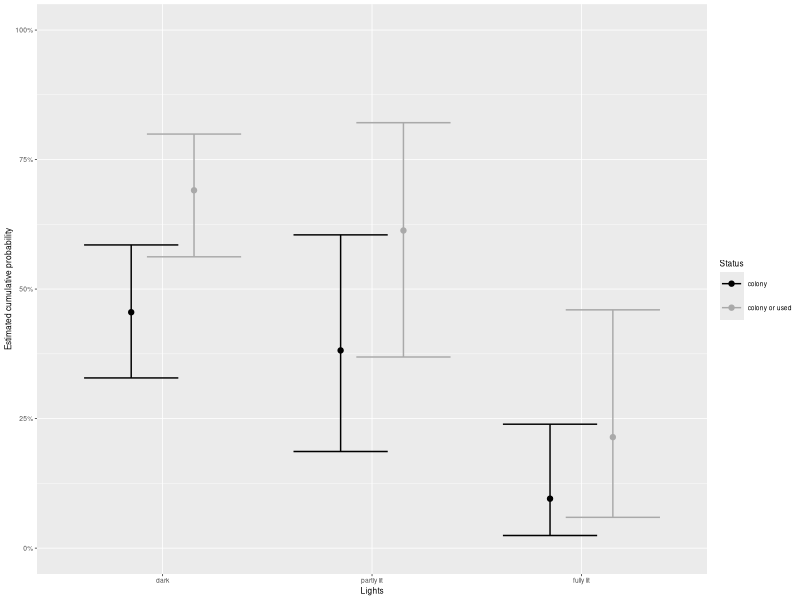
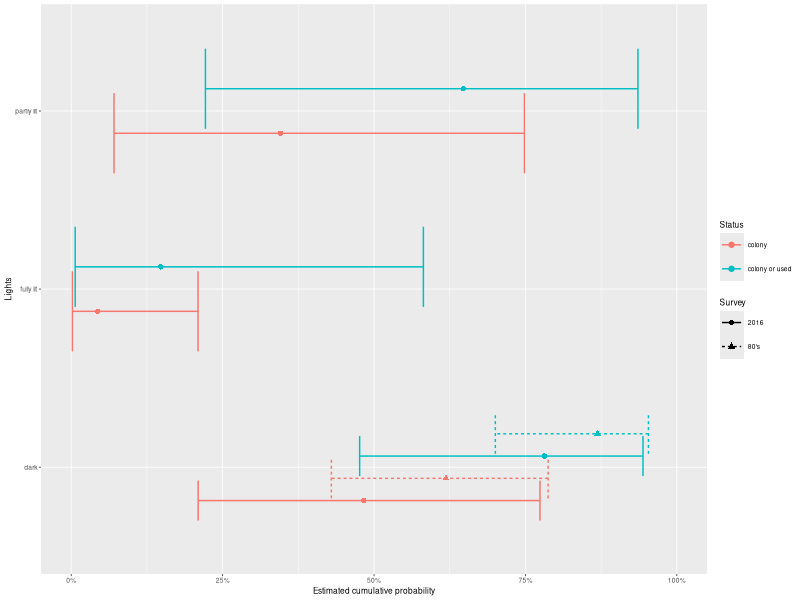

Recreate these plots in R, in order. (Note: this script raises an error after producing the figures.)
## ---- chunk 1
library(knitr)
opts_chunk$set(
  cache = TRUE,
  autodep = TRUE,
  fig.width = 4,
  fig.height = 2,
  echo = FALSE,
  message = FALSE
)
library(tidyverse)
library(ordinal)
library(scales)
theme_set(theme_grey(base_size = 6))
## ---- chunk 2
status <- read_csv("../../data/status.csv") %>%
  mutate(
    Church = factor(Church),
    Lights = factor(
      Lights,
      levels = c("not", "half", "full"),
      labels = c("dark", "partly lit", "fully lit")
    ),
    Survey = factor(
      Survey,
      levels = c("80's", "2016")
    ),
    Status = factor(
      Status,
      levels = c("colony", "used", "no bats"),
      ordered = TRUE
    )
  ) %>%
  add_count(Church)
## ---- chunk 3
contrasts <- function(model, contrast, n = 1000){
  cf <- summary(model)$coef
  params <- rnorm(
    n * nrow(cf), 
    mean = cf[, "Estimate"], 
    sd = cf[, "Std. Error"]
  ) %>%
    matrix(nrow = nrow(cf))
  contrast %*% params
}
## ---- chunk 4
current_cont <- status %>%
  filter(Survey == "2016")
current_p <- fisher.test(current_cont$Status, current_cont$Lights)$p.value %>%
  round(4)
## ---- chunk 5
crosstab <- current_cont %>%
  transmute(
    Lights = as.character(Lights),
    Status = as.character(Status)
  ) %>%
  count(Lights, Status)
crosstab %>%
  group_by(Lights) %>%
  summarise(
    Status = "total",
    n = sum(n)
  ) %>%
  bind_rows(
    crosstab %>%
      group_by(Status) %>%
      summarise(
        Lights = "total",
        n = sum(n)
      ),
    crosstab %>%
      summarise(
        Status = "total",
        Lights = "total",
        n = sum(n)
      ),
    crosstab
  ) %>%
  mutate(
    Status = factor(
      Status, 
      levels = c("no bats", "used", "colony", "total")
    ),
    Lights = factor(
      Lights, 
      levels = c("dark", "partly lit", "fully lit", "total")
    )
  ) %>%
  spread(Status, n) %>%
  kable(caption = "Contingency table for the 2016 survey")
## ---- chunk 6
current_model <- clm(Status ~ Lights, data = status, subset = Survey == "2016")
current_lrt <- drop1(current_model, test = "Chisq")
current_lrt <- sprintf(
  "$\\chi^2_%i$=%.4g, p = %.2g", 
  current_lrt[2, "Df"], 
  current_lrt[2, "LRT"], 
  current_lrt[2, "Pr(>Chi)"]
)
## ---- chunk 7
current_or <- confint(current_model) %>%
  cbind(mean = coef(current_model)[3:4]) %>%
  exp() %>%
  as.data.frame() %>%
  select(mean = 3, lcl = 1, ucl = 2) %>%
  mutate(
    print = sprintf("$%.2f (%.2f; %.2f)$", mean, lcl, ucl)
  )
current_model %>%
  summary() %>%
  coef() %>%
  kable(
    digits = c(3, 3, 2, 4),
    caption = "Coefficients of the cumulative logit model for the 2016 survey."
  )
## ---- chunk 8
cumulative_logit <- contrasts(
  current_model, 
  contrast =  rbind(
    "colony:dark" = c(1, 0, 0, 0),
    "colony:partly lit" = c(1, 0, -1, 0),
    "colony:fully lit" = c(1, 0, 0, -1),
    "colony or used:dark" = c(0, 1, 0, 0),
    "colony or used:partly lit" = c(0, 1, -1, 0),
    "colony or used:fully lit" = c(0, 1, 0, -1)
  )
)
cumulative_prediction <- cumulative_logit %>%
  plogis() %>%
  apply(
    1, 
    function(x){
      c(
        Mean = mean(x), 
        LCL = quantile(x, 0.025) %>%
          unname(), 
        UCL = quantile(x, 0.975) %>%
          unname()
      )
    }
  ) %>%
  t() %>%
  as.data.frame() %>%
  rownames_to_column("Contrast") %>%
  extract(Contrast, c("Status", "Lights"), "(.*):(.*)") %>%
  mutate(Lights = factor(Lights, levels = levels(status$Lights)))
## ---- chunk 9
ggplot(
  cumulative_prediction, 
  aes(
    x = Lights, 
    y = Mean, ymin = LCL, ymax = UCL, 
    colour = Status
  )
) +
  geom_errorbar(position = position_dodge(width = 0.6)) +
  geom_point(position = position_dodge(width = 0.6)) +
  scale_y_continuous(
    "Estimated cumulative probability",
    labels = percent, 
    limits = 0:1
  ) +
  scale_color_manual(
    values = c("colony" = "black", "colony or used" = "darkgrey")
  )
## ---- chunk 10
status_model <- clmm(Status ~ Survey + Lights + (1|Church), data = status)
drop1(status_model, test = "Chisq")
summary(status_model)
## ---- chunk 11
cumulative_logit <- contrasts(
  status_model, 
  contrast =  rbind(
    "colony:80's:dark" = c(1, 0, 0, 0, 0),
    "colony:2016:dark" = c(1, 0, -1, 0, 0),
    "colony:2016:partly lit" = c(1, 0, -1, -1, 0),
    "colony:2016:fully lit" = c(1, 0, -1, 0, -1),
    "colony or used:80's:dark" = c(0, 1, 0, 0, 0),
    "colony or used:2016:dark" = c(0, 1, -1, 0, 0),
    "colony or used:2016:partly lit" = c(0, 1, -1, -1, 0),
    "colony or used:2016:fully lit" = c(0, 1, -1, 0, -1)
  )
)
cumulative_prediction <- cumulative_logit %>%
  plogis() %>%
  apply(
    1, 
    function(x){
      c(
        Mean = mean(x), 
        LCL = quantile(x, 0.025) %>%
          unname(), 
        UCL = quantile(x, 0.975) %>%
          unname()
      )
    }
  ) %>%
  t() %>%
  as.data.frame() %>%
  rownames_to_column("Contrast") %>%
  extract(Contrast, c("Status", "Survey", "Lights"), "(.*):(.*):(.*)")
## ---- chunk 12
ggplot(
  cumulative_prediction, 
  aes(
    x = Lights, 
    y = Mean, ymin = LCL, ymax = UCL, 
    colour = Status, 
    shape = Survey, linetype = Survey
  )
) +
  geom_errorbar(position = position_dodge(width = 0.5)) +
  geom_point(position = position_dodge(width = 0.5)) +
  scale_y_continuous(
    "Estimated cumulative probability",
    labels = percent, 
    limits = 0:1
  ) + 
  coord_flip()
## ---- chunk 13
status %>%
  filter(Survey == "2016") %>%
  count(Lights, Renovated, Status)
## ---- chunk 14
renovation_model <- clmm(
  Status ~ Survey + Lights + Renovated + (1|Church), 
  data = status
)
drop1(renovation_model, test = "Chisq")
summary(renovation_model)
## ---- chunk 15
cumulative_logit <- contrasts(
  renovation_model, 
  contrast =  rbind(
    "colony:80's:dark:no" = c(1, 0, 0, 0, 0, 0),
    "colony or used:80's:dark:no" = c(0, 1, 0, 0, 0, 0),
    "colony:2016:dark:no" = c(1, 0, -1, 0, 0, 0),
    "colony:2016:partly lit:no" = c(1, 0, -1, -1, 0, 0),
    "colony:2016:fully lit:no" = c(1, 0, -1, 0, -1, 0),
    "colony or used:2016:dark:no" = c(0, 1, -1, 0, 0, 0),
    "colony or used:2016:partly lit:no" = c(0, 1, -1, -1, 0, 0),
    "colony or used:2016:fully lit:no" = c(0, 1, -1, 0, -1, 0),
    "colony:2016:dark:yes" = c(1, 0, -1, 0, 0, -1),
    "colony:2016:partly lit:yes" = c(1, 0, -1, -1, 0, -1),
    "colony:2016:fully lit:yes" = c(1, 0, -1, 0, -1, -1),
    "colony or used:2016:dark:yes" = c(0, 1, -1, 0, 0, -1),
    "colony or used:2016:partly lit:yes" = c(0, 1, -1, -1, 0, -1),
    "colony or used:2016:fully lit:yes" = c(0, 1, -1, 0, -1, -1)
  )
)
cumulative_prediction <- cumulative_logit %>%
  plogis() %>%
  apply(
    1, 
    function(x){
      c(
        Mean = mean(x), 
        LCL = quantile(x, 0.025) %>%
          unname(), 
        UCL = quantile(x, 0.975) %>%
          unname()
      )
    }
  ) %>%
  t() %>%
  as.data.frame() %>%
  rownames_to_column("Contrast") %>%
  extract(
    Contrast, 
    c("Status", "Survey", "Lights", "Renovation"), 
    "(.*):(.*):(.*):(.*)"
  ) %>%
  mutate(
    Survey = ifelse(
      Survey == "2016",
      Renovation,
      Survey
    ) %>%
      factor(
        levels = c("80's", "no", "yes"),
        labels = c("80's", "2016", "2016 with\nrenovation")
      ),
    Lights = factor(Lights, levels = levels(status$Lights))
  )
## ---- chunk 16
ggplot(
  cumulative_prediction, 
  aes(
    x = Lights, 
    y = Mean, ymin = LCL, ymax = UCL, 
    colour = Survey
  )
) +
  geom_errorbar(position = position_dodge(width = 0.5)) +
  geom_point(position = position_dodge(width = 0.5)) +
  scale_x_discrete("Light status 2016") +
  scale_y_continuous(
    "Estimated cumulative probability",
    labels = percent, 
    limits = 0:1
  ) + 
  facet_wrap(~Status)
